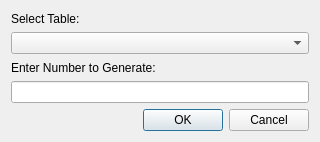
<?xml version="1.0" encoding="UTF-8"?>
<ui version="4.0">
 <class>GenerateObjectsDialog</class>
 <widget class="QDialog" name="GenerateObjectsDialog">
  <property name="geometry">
   <rect>
    <x>0</x>
    <y>0</y>
    <width>320</width>
    <height>142</height>
   </rect>
  </property>
  <property name="minimumSize">
   <size>
    <width>320</width>
    <height>142</height>
   </size>
  </property>
  <property name="maximumSize">
   <size>
    <width>320</width>
    <height>142</height>
   </size>
  </property>
  <property name="windowTitle">
   <string>Generate Objects</string>
  </property>
  <layout class="QVBoxLayout" name="verticalLayout">
   <item>
    <widget class="QLabel" name="tabelLabel">
     <property name="text">
      <string>Select Table:</string>
     </property>
    </widget>
   </item>
   <item>
    <widget class="QComboBox" name="tableComboBox"/>
   </item>
   <item>
    <widget class="QLabel" name="generateLabel">
     <property name="text">
      <string>Enter Number to Generate:</string>
     </property>
    </widget>
   </item>
   <item>
    <widget class="QLineEdit" name="generateEdit"/>
   </item>
   <item>
    <widget class="QDialogButtonBox" name="buttonBox">
     <property name="standardButtons">
      <set>QDialogButtonBox::Cancel|QDialogButtonBox::Ok</set>
     </property>
    </widget>
   </item>
  </layout>
 </widget>
 <resources/>
 <connections>
  <connection>
   <sender>buttonBox</sender>
   <signal>accepted()</signal>
   <receiver>GenerateObjectsDialog</receiver>
   <slot>accept()</slot>
   <hints>
    <hint type="sourcelabel">
     <x>203</x>
     <y>121</y>
    </hint>
    <hint type="destinationlabel">
     <x>189</x>
     <y>29</y>
    </hint>
   </hints>
  </connection>
  <connection>
   <sender>buttonBox</sender>
   <signal>rejected()</signal>
   <receiver>GenerateObjectsDialog</receiver>
   <slot>hide()</slot>
   <hints>
    <hint type="sourcelabel">
     <x>265</x>
     <y>117</y>
    </hint>
    <hint type="destinationlabel">
     <x>264</x>
     <y>27</y>
    </hint>
   </hints>
  </connection>
 </connections>
</ui>
